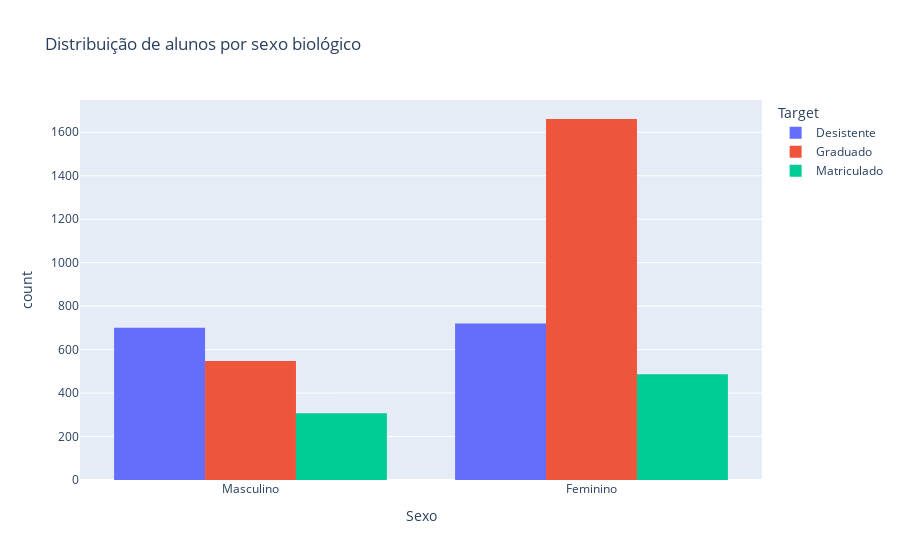

Notebook source saved alongside this figure:
### Code cell
hist_sexo = px.histogram(df_students, x="Sexo", color="Target", barmode="group", title="Distribuição de alunos por sexo biológico")
hist_sexo.show()

### Figure 1 — Plotly figure (JSON) as saved in the notebook; plotly's stock layout.template omitted (floating-point values rounded to 4 significant figures; data arrays with more than 128 entries replaced by an {"elided": "..."} marker saying what was removed)
{"data": [{"alignmentgroup": "True", "bingroup": "x", "hovertemplate": "Target=Desistente<br>Sexo=%{x}<br>count=%{y}<extra></extra>", "legendgroup": "Desistente", "marker": {"color": "#636efa", "pattern": {"shape": ""}}, "name": "Desistente", "offsetgroup": "Desistente", "orientation": "v", "showlegend": true, "type": "histogram", "x": {"elided": "1421 str values"}, "xaxis": "x", "yaxis": "y"}, {"alignmentgroup": "True", "bingroup": "x", "hovertemplate": "Target=Graduado<br>Sexo=%{x}<br>count=%{y}<extra></extra>", "legendgroup": "Graduado", "marker": {"color": "#EF553B", "pattern": {"shape": ""}}, "name": "Graduado", "offsetgroup": "Graduado", "orientation": "v", "showlegend": true, "type": "histogram", "x": {"elided": "2209 str values"}, "xaxis": "x", "yaxis": "y"}, {"alignmentgroup": "True", "bingroup": "x", "hovertemplate": "Target=Matriculado<br>Sexo=%{x}<br>count=%{y}<extra></extra>", "legendgroup": "Matriculado", "marker": {"color": "#00cc96", "pattern": {"shape": ""}}, "name": "Matriculado", "offsetgroup": "Matriculado", "orientation": "v", "showlegend": true, "type": "histogram", "x": {"elided": "794 str values"}, "xaxis": "x", "yaxis": "y"}], "layout": {"barmode": "group", "legend": {"title": {"text": "Target"}, "tracegroupgap": 0}, "title": {"text": "Distribuição de alunos por sexo biológico"}, "xaxis": {"anchor": "y", "domain": [0, 1], "title": {"text": "Sexo"}}, "yaxis": {"anchor": "x", "domain": [0, 1], "title": {"text": "count"}}}}
